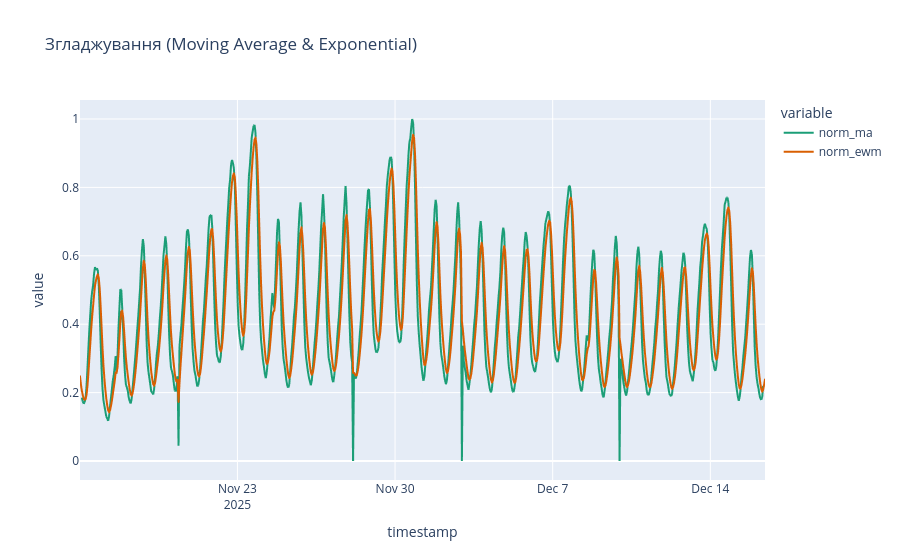

Write notebook code for a chart like this one.
### Markdown cell above
## Згладжування

### Code cell
month_df.insert(1, 'norm_ma', month_df['norm'].rolling(window=5, win_type='gaussian', center=True).mean(std=month_df['norm'].std()))
month_df.insert(1, 'norm_ewm', month_df['norm'].ewm(span=5).mean())
fig = px.line(
    data_frame=month_df,
    x='timestamp',
    y=['norm_ma', 'norm_ewm'],
    title='Згладжування (Moving Average & Exponential)',
    color_discrete_sequence=px.colors.qualitative.Dark2,
)
fig.show()

### Figure 1 — Plotly figure (JSON) as saved in the notebook; plotly's stock layout.template omitted (floating-point values rounded to 4 significant figures; data arrays with more than 128 entries replaced by an {"elided": "..."} marker saying what was removed)
{"data": [{"hovertemplate": "variable=norm_ma<br>timestamp=%{x}<br>value=%{y}<extra></extra>", "legendgroup": "norm_ma", "line": {"color": "rgb(27,158,119)", "dash": "solid"}, "marker": {"symbol": "circle"}, "mode": "lines", "name": "norm_ma", "showlegend": true, "type": "scattergl", "x": {"elided": "731 str values"}, "xaxis": "x", "y": {"elided": "731 float values"}, "yaxis": "y"}, {"hovertemplate": "variable=norm_ewm<br>timestamp=%{x}<br>value=%{y}<extra></extra>", "legendgroup": "norm_ewm", "line": {"color": "rgb(217,95,2)", "dash": "solid"}, "marker": {"symbol": "circle"}, "mode": "lines", "name": "norm_ewm", "showlegend": true, "type": "scattergl", "x": {"elided": "731 str values"}, "xaxis": "x", "y": {"elided": "731 float values"}, "yaxis": "y"}], "layout": {"legend": {"title": {"text": "variable"}, "tracegroupgap": 0}, "title": {"text": "Згладжування (Moving Average & Exponential)"}, "xaxis": {"anchor": "y", "domain": [0, 1], "title": {"text": "timestamp"}}, "yaxis": {"anchor": "x", "domain": [0, 1], "title": {"text": "value"}}}}
